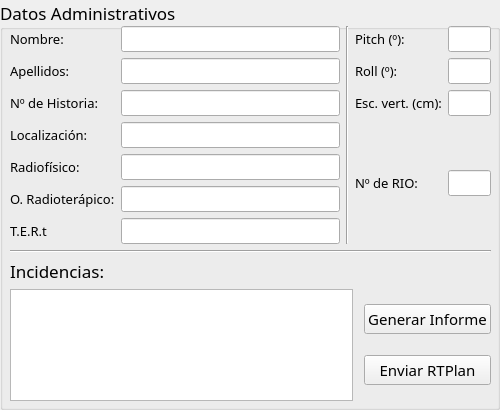
         <widget class="QGroupBox" name="groupBox_6">
          <property name="font">
           <font>
            <family>Lucida Sans</family>
            <pointsize>13</pointsize>
           </font>
          </property>
          <property name="autoFillBackground">
           <bool>false</bool>
          </property>
          <property name="title">
           <string>Datos Administrativos</string>
          </property>
          <widget class="QWidget" name="verticalLayoutWidget_4">
           <property name="geometry">
            <rect>
             <x>10</x>
             <y>20</y>
             <width>481</width>
             <height>381</height>
            </rect>
           </property>
           <layout class="QVBoxLayout" name="verticalLayout_5">
            <property name="topMargin">
             <number>6</number>
            </property>
            <item>
             <layout class="QHBoxLayout" name="horizontalLayout_3" stretch="3,0,1">
              <item>
               <layout class="QFormLayout" name="formLayout_9">
                <item row="0" column="0">
                 <widget class="QLabel" name="label_18">
                  <property name="font">
                   <font>
                    <family>Lucida Sans</family>
                    <pointsize>10</pointsize>
                   </font>
                  </property>
                  <property name="text">
                   <string>Nombre:</string>
                  </property>
                 </widget>
                </item>
                <item row="0" column="1">
                 <widget class="QLineEdit" name="NameEdit">
                  <property name="font">
                   <font>
                    <family>Lucida Sans</family>
                    <pointsize>10</pointsize>
                   </font>
                  </property>
                 </widget>
                </item>
                <item row="2" column="0">
                 <widget class="QLabel" name="label_20">
                  <property name="font">
                   <font>
                    <family>Lucida Sans</family>
                    <pointsize>10</pointsize>
                   </font>
                  </property>
                  <property name="text">
                   <string>Nº de Historia:</string>
                  </property>
                 </widget>
                </item>
                <item row="2" column="1">
                 <widget class="QLineEdit" name="IDEdit">
                  <property name="font">
                   <font>
                    <family>Lucida Sans</family>
                    <pointsize>10</pointsize>
                   </font>
                  </property>
                 </widget>
                </item>
                <item row="3" column="0">
                 <widget class="QLabel" name="label_21">
                  <property name="font">
                   <font>
                    <family>Lucida Sans</family>
                    <pointsize>10</pointsize>
                   </font>
                  </property>
                  <property name="text">
                   <string>Localización:</string>
                  </property>
                 </widget>
                </item>
                <item row="3" column="1">
                 <widget class="QLineEdit" name="SiteEdit">
                  <property name="font">
                   <font>
                    <family>Lucida Sans</family>
                    <pointsize>10</pointsize>
                   </font>
                  </property>
                 </widget>
                </item>
                <item row="4" column="0">
                 <widget class="QLabel" name="label_22">
                  <property name="font">
                   <font>
                    <family>Lucida Sans</family>
                    <pointsize>10</pointsize>
                   </font>
                  </property>
                  <property name="text">
                   <string>Radiofísico:</string>
                  </property>
                 </widget>
                </item>
                <item row="4" column="1">
                 <widget class="QLineEdit" name="PhysicistEdit">
                  <property name="font">
                   <font>
                    <family>Lucida Sans</family>
                    <pointsize>10</pointsize>
                   </font>
                  </property>
                 </widget>
                </item>
                <item row="5" column="0">
                 <widget class="QLabel" name="label_23">
                  <property name="font">
                   <font>
                    <family>Lucida Sans</family>
                    <pointsize>10</pointsize>
                   </font>
                  </property>
                  <property name="text">
                   <string>O. Radioterápico:</string>
                  </property>
                 </widget>
                </item>
                <item row="5" column="1">
                 <widget class="QLineEdit" name="OncologistEdit">
                  <property name="font">
                   <font>
                    <family>Lucida Sans</family>
                    <pointsize>10</pointsize>
                   </font>
                  </property>
                 </widget>
                </item>
                <item row="6" column="0">
                 <widget class="QLabel" name="label_24">
                  <property name="font">
                   <font>
                    <family>Lucida Sans</family>
                    <pointsize>10</pointsize>
                   </font>
                  </property>
                  <property name="text">
                   <string>T.E.R.t</string>
                  </property>
                 </widget>
                </item>
                <item row="6" column="1">
                 <widget class="QLineEdit" name="TechnologistEdit">
                  <property name="font">
                   <font>
                    <family>Lucida Sans</family>
                    <pointsize>10</pointsize>
                   </font>
                  </property>
                 </widget>
                </item>
                <item row="1" column="0">
                 <widget class="QLabel" name="label_31">
                  <property name="font">
                   <font>
                    <family>Lucida Sans</family>
                    <pointsize>10</pointsize>
                   </font>
                  </property>
                  <property name="text">
                   <string>Apellidos:</string>
                  </property>
                 </widget>
                </item>
                <item row="1" column="1">
                 <widget class="QLineEdit" name="SurnameEdit">
                  <property name="font">
                   <font>
                    <family>Lucida Sans</family>
                    <pointsize>10</pointsize>
                   </font>
                  </property>
                 </widget>
                </item>
               </layout>
              </item>
              <item>
               <widget class="Line" name="line_2">
                <property name="orientation">
                 <enum>Qt::Orientation::Vertical</enum>
                </property>
               </widget>
              </item>
              <item>
               <layout class="QFormLayout" name="formLayout_10">
                <item row="0" column="0">
                 <widget class="QLabel" name="label_27">
                  <property name="font">
                   <font>
                    <family>Lucida Sans</family>
                    <pointsize>10</pointsize>
                   </font>
                  </property>
                  <property name="text">
                   <string>Pitch (º):</string>
                  </property>
                 </widget>
                </item>
                <item row="0" column="1">
                 <widget class="QLineEdit" name="PitchEdit">
                  <property name="font">
                   <font>
                    <family>Lucida Sans</family>
                    <pointsize>10</pointsize>
                   </font>
                  </property>
                 </widget>
                </item>
                <item row="1" column="0">
                 <widget class="QLabel" name="label_28">
                  <property name="font">
                   <font>
                    <family>Lucida Sans</family>
                    <pointsize>10</pointsize>
                   </font>
                  </property>
                  <property name="text">
                   <string>Roll (º):</string>
                  </property>
                 </widget>
                </item>
                <item row="1" column="1">
                 <widget class="QLineEdit" name="RollEdit">
                  <property name="font">
                   <font>
                    <family>Lucida Sans</family>
                    <pointsize>10</pointsize>
                   </font>
                  </property>
                 </widget>
                </item>
                <item row="2" column="0">
                 <widget class="QLabel" name="label_29">
                  <property name="font">
                   <font>
                    <family>Lucida Sans</family>
                    <pointsize>10</pointsize>
                   </font>
                  </property>
                  <property name="text">
                   <string>Esc. vert. (cm):</string>
                  </property>
                 </widget>
                </item>
                <item row="2" column="1">
                 <widget class="QLineEdit" name="VerticalEdit">
                  <property name="font">
                   <font>
                    <family>Lucida Sans</family>
                    <pointsize>10</pointsize>
                   </font>
                  </property>
                 </widget>
                </item>
                <item row="3" column="0">
                 <spacer name="verticalSpacer_2">
                  <property name="orientation">
                   <enum>Qt::Orientation::Vertical</enum>
                  </property>
                  <property name="sizeHint" stdset="0">
                   <size>
                    <width>20</width>
                    <height>40</height>
                   </size>
                  </property>
                 </spacer>
                </item>
                <item row="5" column="0">
                 <spacer name="verticalSpacer">
                  <property name="orientation">
                   <enum>Qt::Orientation::Vertical</enum>
                  </property>
                  <property name="sizeHint" stdset="0">
                   <size>
                    <width>20</width>
                    <height>40</height>
                   </size>
                  </property>
                 </spacer>
                </item>
                <item row="4" column="0">
                 <widget class="QLabel" name="label_25">
                  <property name="font">
                   <font>
                    <family>Lucida Sans</family>
                    <pointsize>10</pointsize>
                   </font>
                  </property>
                  <property name="text">
                   <string>Nº de RIO:</string>
                  </property>
                 </widget>
                </item>
                <item row="4" column="1">
                 <widget class="QLineEdit" name="IORTnumberEdit">
                  <property name="font">
                   <font>
                    <family>Lucida Sans</family>
                    <pointsize>10</pointsize>
                   </font>
                  </property>
                 </widget>
                </item>
               </layout>
              </item>
             </layout>
            </item>
            <item>
             <widget class="Line" name="line">
              <property name="orientation">
               <enum>Qt::Orientation::Horizontal</enum>
              </property>
             </widget>
            </item>
            <item>
             <layout class="QHBoxLayout" name="horizontalLayout_8" stretch="3,1,6">
              <item>
               <widget class="QLabel" name="label_comments">
                <property name="text">
                 <string>Incidencias:</string>
                </property>
               </widget>
              </item>
              <item>
               <widget class="QLabel" name="label_comments_ico">
                <property name="sizePolicy">
                 <sizepolicy hsizetype="Preferred" vsizetype="Preferred">
                  <horstretch>16</horstretch>
                  <verstretch>16</verstretch>
                 </sizepolicy>
                </property>
                <property name="minimumSize">
                 <size>
                  <width>16</width>
                  <height>16</height>
                 </size>
                </property>
                <property name="maximumSize">
                 <size>
                  <width>20</width>
                  <height>20</height>
                 </size>
                </property>
                <property name="text">
                 <string/>
                </property>
                <property name="scaledContents">
                 <bool>true</bool>
                </property>
               </widget>
              </item>
              <item>
               <widget class="QLabel" name="label_comments_warning">
                <property name="font">
                 <font>
                  <family>Lucida Sans</family>
                  <pointsize>10</pointsize>
                 </font>
                </property>
                <property name="text">
                 <string/>
                </property>
               </widget>
              </item>
             </layout>
            </item>
            <item>
             <layout class="QHBoxLayout" name="horizontalLayout_4">
              <item>
               <widget class="QPlainTextEdit" name="CommentsEdit">
                <property name="font">
                 <font>
                  <family>Lucida Sans</family>
                  <pointsize>10</pointsize>
                 </font>
                </property>
                <property name="plainText">
                 <string/>
                </property>
               </widget>
              </item>
              <item>
               <layout class="QVBoxLayout" name="verticalLayout_2">
                <property name="leftMargin">
                 <number>5</number>
                </property>
                <item>
                 <widget class="QPushButton" name="pushreport">
                  <property name="sizePolicy">
                   <sizepolicy hsizetype="Minimum" vsizetype="Fixed">
                    <horstretch>0</horstretch>
                    <verstretch>0</verstretch>
                   </sizepolicy>
                  </property>
                  <property name="font">
                   <font>
                    <family>Lucida Sans</family>
                    <pointsize>11</pointsize>
                   </font>
                  </property>
                  <property name="text">
                   <string>Generar Informe</string>
                  </property>
                  <property name="icon">
                   <iconset resource="main.qrc">
                    <normaloff>:/icons/res/generate-report-icon-blue.svg</normaloff>:/icons/res/generate-report-icon-blue.svg</iconset>
                  </property>
                 </widget>
                </item>
                <item>
                 <widget class="QPushButton" name="pushsend">
                  <property name="font">
                   <font>
                    <family>Lucida Sans</family>
                    <pointsize>11</pointsize>
                   </font>
                  </property>
                  <property name="text">
                   <string>Enviar RTPlan</string>
                  </property>
                  <property name="icon">
                   <iconset resource="main.qrc">
                    <normaloff>:/icons/res/curved-arrow-icon.svg</normaloff>:/icons/res/curved-arrow-icon.svg</iconset>
                  </property>
                 </widget>
                </item>
               </layout>
              </item>
             </layout>
            </item>
           </layout>
          </widget>
         </widget>
